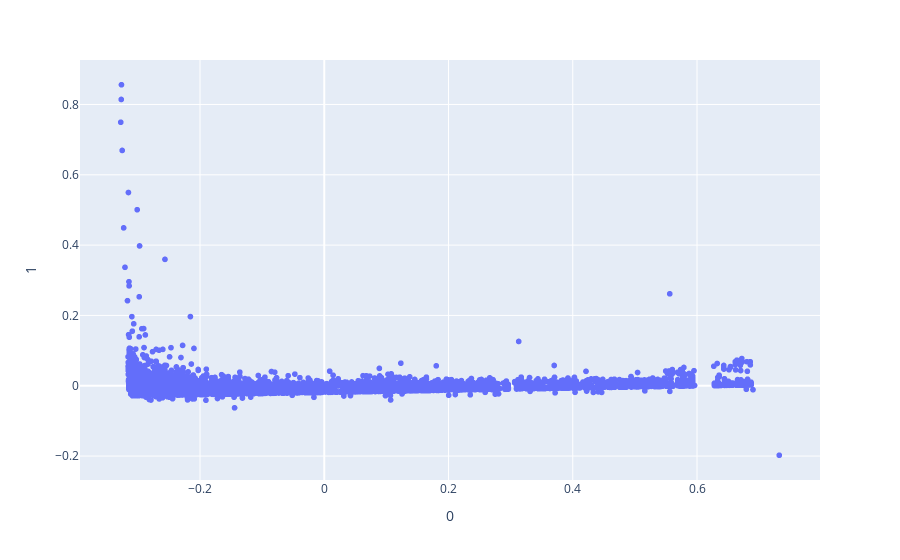

The notebook cell saved with this chart:
### Code cell
fig = px.scatter(df_pca, x = 0, y = 1)
fig.show()

### Figure 1 — Plotly figure (JSON) as saved in the notebook; plotly's stock layout.template omitted (floating-point values rounded to 4 significant figures; data arrays with more than 128 entries replaced by an {"elided": "..."} marker saying what was removed)
{"data": [{"hovertemplate": "0=%{x}<br>1=%{y}<extra></extra>", "legendgroup": "", "marker": {"color": "#636efa", "symbol": "circle"}, "mode": "markers", "name": "", "showlegend": false, "type": "scattergl", "x": {"elided": "5695 float values"}, "xaxis": "x", "y": {"elided": "5695 float values"}, "yaxis": "y"}], "layout": {"autosize": true, "legend": {"tracegroupgap": 0}, "margin": {"t": 60}, "xaxis": {"anchor": "y", "autorange": true, "domain": [0, 1], "range": [-0.3919, 0.7967], "title": {"text": "0"}, "type": "linear"}, "yaxis": {"anchor": "x", "autorange": true, "domain": [0, 1], "range": [-0.2793, 0.9377], "title": {"text": "1"}, "type": "linear"}}}
